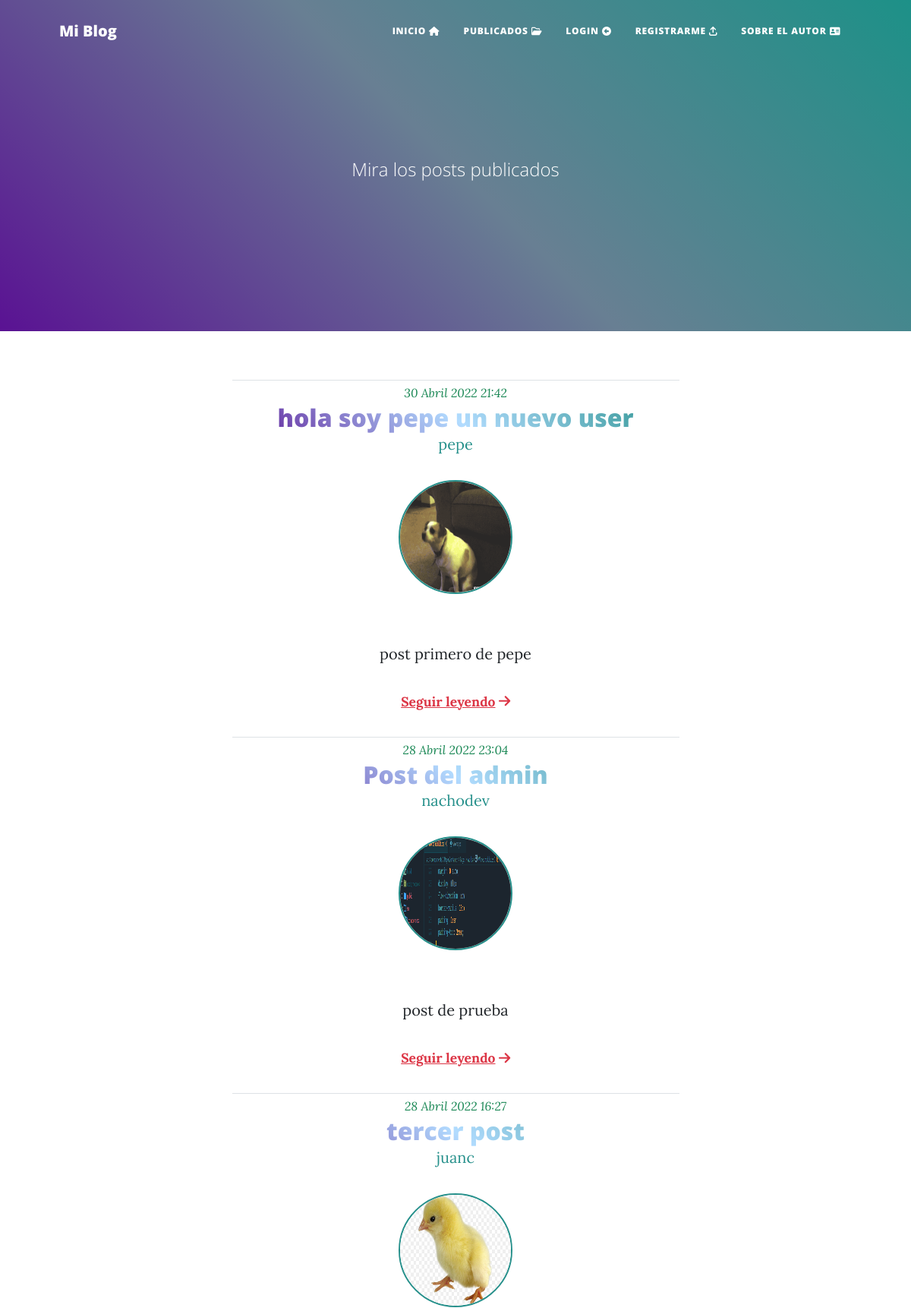
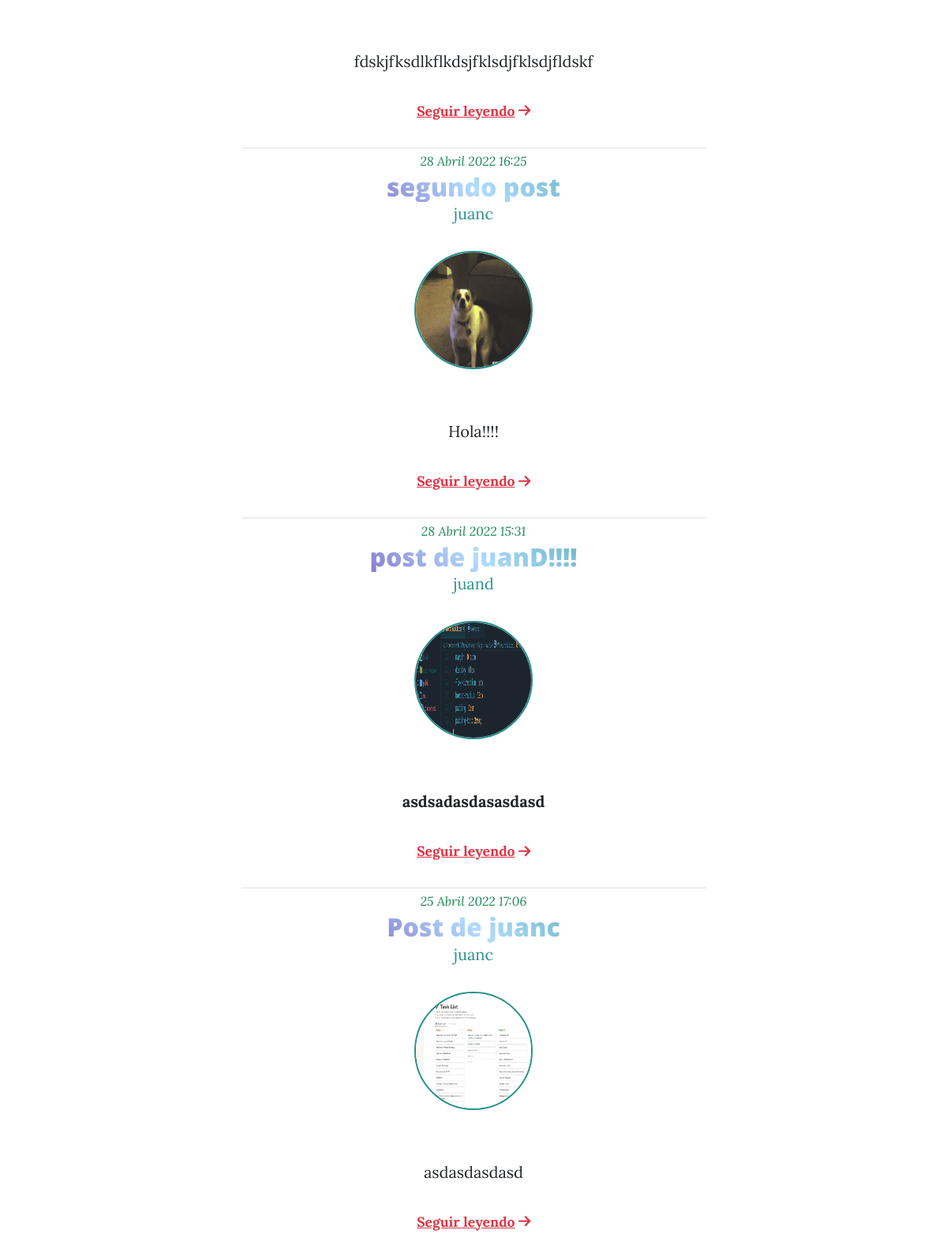
The page /pages/ (upper part) on the database its author committed (2 pictures, top to bottom).
### appblog/models.py (models this page shows, shortened)
class Posteos_nuevos(models.Model):
    id = models.AutoField(primary_key=True)
    titulo = models.CharField(max_length=60)
    img = models.ImageField(null=True)
    post = RichTextField(blank=True, null=True)
    fecha = models.DateTimeField(auto_now_add=True)
    autor = models.ForeignKey(User, on_delete=models.CASCADE, default=1)

### appblog/views.py (the view)
# urls.py: path('pages/', Publicados, name='publicados'),
def Publicados(request):
    if request.user.is_authenticated:
        avatar = Avatar.objects.filter(usuario = request.user)
        if len(avatar) > 0:
            imagen = avatar[0].img.url
        else:
            imagen = ''
    else:
        imagen = ''
    posts = Posteos_nuevos.objects.all().order_by('-fecha')
    if request.method == 'GET':
        buscar = request.GET.get('buscar')
        if buscar:
            posts = Posteos_nuevos.objects.filter(titulo__icontains=buscar)
    return render(request, 'appblog/publicados.html', {'posts': posts, 'imagen': imagen})

### appblog/templates/appblog/publicados.html (shortened to what this page needs)
{% extends 'appblog/base.html' %}
{% block masthead %}
<header class="masthead " style="background: rgb(149,0,255);
background: linear-gradient(45deg, rgba(149,0,255,1) 0%, rgba(178,220,255,1) 50%, rgba(26,255,233,1) 100%);">
  <div class="container position-relative px-4 px-lg-5">
      <div class="row gx-4 gx-lg-5 justify-content-center">
          <div class="col-md-10 col-lg-8 col-xl-7">
              <div class="site-heading">
                {% if posts %}
                  <h1 class="text-white">{{Posteos_nuevos.count}}</h1>   <span class="subheading">Mira los posts publicados</span>
                  {% else %}
                <span class="subheading">No hay posteos aún...</span>
                {% endif %}
              </div>
            </div>
      </div>
  </div>
</header>
{% endblock masthead %}
{% block contenido_inicio %}
{% for post in posts %}
<div class="text-center border-top mt-3">
  <span class="fs-6 text-success fst-italic">{{post.fecha}}</span>
  <h2 style="word-break: break-word   background: rgb(149,0,255);
  background: linear-gradient(45deg, rgb(91,22,148) 0%, rgba(178,220,255,1) 50%, rgb(38,144,139) 100%);
  background-size: 100%;
  background-repeat: repeat;
  -webkit-background-clip: text;
  -webkit-text-fill-color: transparent;
  -moz-background-clip: text;
  -moz-text-fill-color: transparent;" class=" mb-0">{{post.titulo|safe}}</h2>
  <p class="m-0" style="color: rgb(38,144,139);">{{post.autor}}</p>
  <img src="{{post.img.url}}" style="margin-top:2rem;width:150px; height:150px; border: rgb(38,144,139) 2px solid" class="rounded-circle"  alt="Responsive image">
  <p style="word-break: break-word; overflow: hidden;  " class="text-start">{{ post.post|safe|slice:"800" }}</p>
  <p class="text-center">
    <small>
      <a class="text-danger" style="font-weight:bold " href="{{post.id}}/">Seguir leyendo<i class="fa-solid fa-arrow-right ms-1"></i
        ></a>
    </small>
  </p>
</div>
{% endfor %}
{% endblock %}

### rows shown on the page
Posteos_nuevos: fecha "30 Abril 2022 21:42", titulo "hola soy pepe un nuevo user", autor "pepe", img (picture), post "post primero de pepe"
Posteos_nuevos: fecha "28 Abril 2022 23:04", titulo "Post del admin", autor "nachodev", img (picture), post "post de prueba"
Posteos_nuevos: fecha "28 Abril 2022 16:27", titulo "tercer post", autor "juanc", img (picture), post "fdskjfksdlkflkdsjfklsdjfklsdjfldskf"
Posteos_nuevos: fecha "28 Abril 2022 16:25", titulo "segundo post", autor "juanc", img (picture), post "Hola!!!!"
Posteos_nuevos: fecha "28 Abril 2022 15:31", titulo "post de juanD!!!!", autor "juand", img (picture), post "asdsadasdasasdasd"
Posteos_nuevos: fecha "25 Abril 2022 17:06", titulo "Post de juanc", autor "juanc", img (picture), post "asdasdasdasd"
